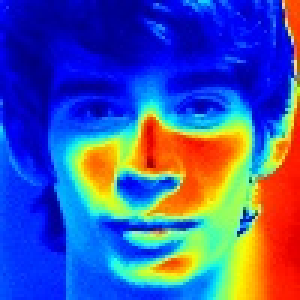
#> input picture Jack/IMG_0407.JPG, 100 x 100 px (shown 3 times larger); its folder holds 4 pictures in this run
$ python main.py   (Python 2 division)
#> lines starting #> are read from the running program, lines starting #| are printed output that depends on the picture
from face_detect import detect_face
import matplotlib.pyplot as plt
import glob, cv2

'''
for i in glob.glob("John/*.JPG"):
    A = detect_face(i)
    plt.imshow(A.reshape((100,100)))
    plt.show()
'''
X = []
Y = []
count = 0
target_names = ["Jack", "John"]
for j in target_names:
    for i in glob.glob("%s/*.JPG" % j):
        img = cv2.imread(i)
#> img is the input picture: shape (100, 100, 3); mean B, G, R 166, 86.2, 69.4
        gray = cv2.cvtColor(img, cv2.COLOR_BGR2GRAY)
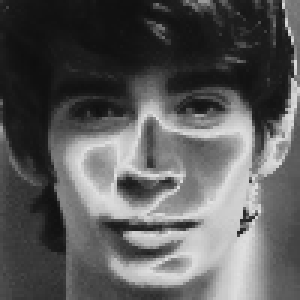
#> gray: shape (100, 100) (shown 3 times larger); min 14, max 226, mean 90.2
        X.append(gray.reshape((10000,)))
        Y.append(count)
    count += 1
#> count = 1


from sklearn.cross_validation import train_test_split
from time import time
from sklearn.grid_search import GridSearchCV
from sklearn.metrics import classification_report
from sklearn.metrics import confusion_matrix
from sklearn.decomposition import RandomizedPCA
from sklearn.svm import SVC


X_train, X_test, Y_train, Y_test = train_test_split(X, Y,test_size=0.25)
(n_classes, w,h) = (2, 100,100)

###############################################################################
# Compute a PCA (eigenfaces) on the face dataset (treated as unlabeled
# dataset): unsupervised feature extraction / dimensionality reduction
n_components = 50

print "Extracting the top %d eigenfaces from %d faces" % (n_components, len(X_train))
t0 = time()
#> (the run stopped early here; a loop or call above may not have finished)
